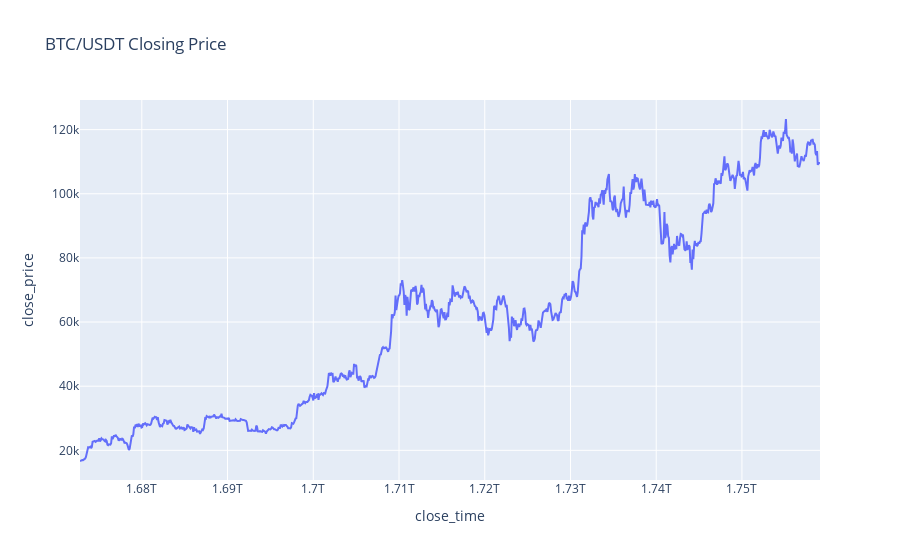

This figure's notebook cell:
### Code cell
import plotly.express as px

# simple line plot chart

fig = px.line(df, x="close_time", y="close_price", title="BTC/USDT Closing Price")
fig.show()
fig.write_image("../results/plots/btcusdt_closeprice.png", width=1200, height=800, scale=2)

### Figure 1 — Plotly figure (JSON) as saved in the notebook; plotly's stock layout.template omitted (floating-point values rounded to 4 significant figures; data arrays with more than 128 entries replaced by an {"elided": "..."} marker saying what was removed)
{"data": [{"hovertemplate": "close_time=%{x}<br>close_price=%{y}<extra></extra>", "legendgroup": "", "line": {"color": "#636efa", "dash": "solid"}, "marker": {"symbol": "circle"}, "mode": "lines", "name": "", "orientation": "v", "showlegend": false, "type": "scatter", "x": {"elided": "1000 int values"}, "xaxis": "x", "y": {"elided": "1000 float values"}, "yaxis": "y"}], "layout": {"legend": {"tracegroupgap": 0}, "title": {"text": "BTC/USDT Closing Price"}, "xaxis": {"anchor": "y", "domain": [0, 1], "title": {"text": "close_time"}}, "yaxis": {"anchor": "x", "domain": [0, 1], "title": {"text": "close_price"}}}}
